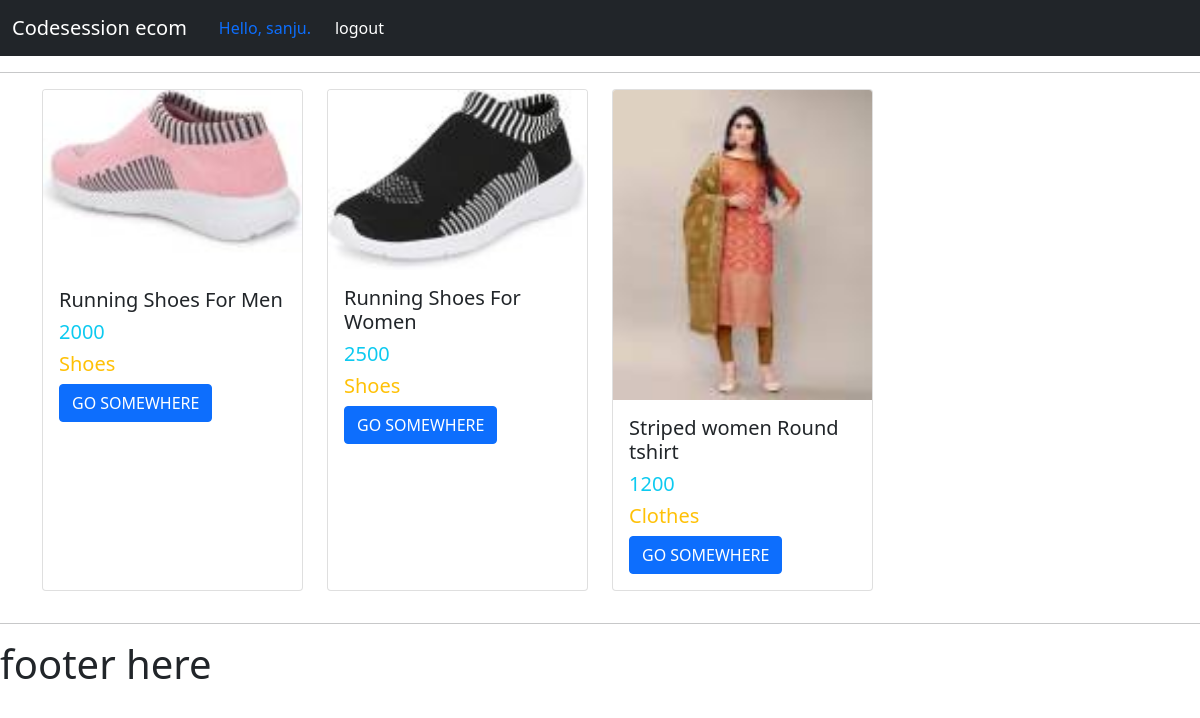
The app's page / (signed in) with its own data.
### codesession_app/models.py (models this page shows, shortened)
class Product(models.Model):
    Product_Name = models.CharField(
        max_length=100, blank=False, verbose_name="Product Name")
    Product_Type = models.ForeignKey(ProductType, on_delete=models.CASCADE)
    Product_Price = models.CharField(max_length=10, blank=False, null=False)
    Product_image = models.ImageField()
    Product_create = models.DateTimeField(auto_now_add=True)

class ProductType(models.Model):
    Product_type = models.CharField(max_length=50)
    def __str__(self):
        return self.Product_type

### codesession_app/views.py (the view)
# urls.py: path('', views.HomePage, name="homepage"),
def HomePage(request):
    AllProduct = Product.objects.all()
    return render(request, "custmer_html/main.htm", {'AllProduct': AllProduct})

### templates/custmer_html/main.htm (shortened to what this page needs)
{% load static %}
<!doctype html>
<html lang="en">
<head>
    <link href="https://cdn.jsdelivr.net/npm/bootstrap@5.0.0-beta2/dist/css/bootstrap.min.css" rel="stylesheet"
>
</head>
<body>
    {% include 'custmer_html/Header.htm' %}
    <hr>
    {% block content %}
    {% include 'custmer_html/Dashboard.htm' %}
    {% endblock %}
    <hr>
    {% include 'custmer_html/Footer.htm' %}
</body>
</html>

### templates/custmer_html/Header.htm (shortened to what this page needs)
<nav class="navbar navbar-expand-lg navbar-dark bg-dark">
    <div class="container-fluid">
        <a class="navbar-brand" href="#">Codesession ecom </a>
        <div class="collapse navbar-collapse" id="navbarNavAltMarkup">
            <a class="nav-link active" href="#">{% if user.is_authenticated %}Hello, {{ user.first_name }}.{% endif%}</a>
            <div class="navbar-nav">
                <a class="nav-link active" href="#">logout</a>
            </div>
        </div>
    </div>
</nav>

### templates/custmer_html/card.htm
<div class="row">
        {% for i in AllProduct %}
    <div class="col-sm-3 d-flex align-items-stretch">
        <div class="card mx-auto mb-3" style="width: 18rem;">
            <img src="{{ i.Product_image.url }}" class="card-img-top" alt="...">
            <div class="card-body">
                <h5 class="card-title text-dark">{{i.Product_Name}}</h5>
                <h5 class="card-text text-info">{{i.Product_Price}}</h5>
                <h5 class="card-text text-warning">{{i.Product_Type}}</h5>
                <button href="#" class="btn btn-primary text-uppercase">Go somewhere</button>
            </div>
        </div>
    </div>
    {% endfor %}
</div>

### records on screen
Product: Product_image (picture), Product_Name "Running Shoes For Men", Product_Price "2000", Product_Type "Shoes"
Product: Product_image (picture), Product_Name "Running Shoes For Women", Product_Price "2500", Product_Type "Shoes"
Product: Product_image (picture), Product_Name "Striped women Round tshirt", Product_Price "1200", Product_Type "Clothes"

### other values on screen
{{ user.first_name }} "sanju"
